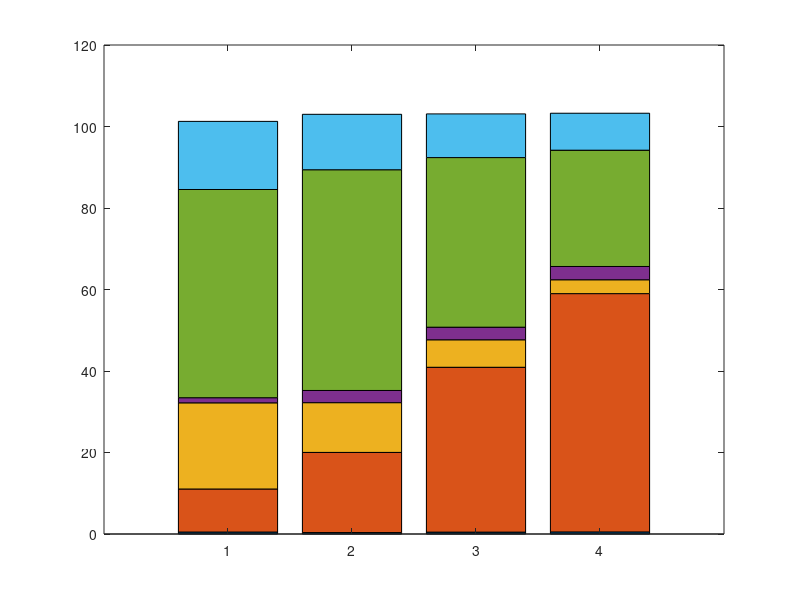

Write the MATLAB code that produced this figure. (Note: this script raises an error after producing the figure.)
function[] = cqrrpt_inner_speed()
    Data_in = dlmread('DATA_in/CQRRP_inner_speed_16384_cols_16384_b_sz_start_256_b_sz_end_2048_d_factor_1.250000.txt');

    Data_out = [];

    size(Data_in)

    for i = 1:size(Data_in, 1)

        Data_out(i, 1) = 100 * Data_in(i, 1)                  /Data_in(i, 12); %#ok<AGROW> % SASO
        %Data_out(i, 2) = 100 * Data_in(i, 2)                  /Data_in(i, 12); %#ok<AGROW> % Preallocation
        Data_out(i, 2) = 100 * Data_in(i, 3)                  /Data_in(i, 12); %#ok<AGROW> % QRCP
        Data_out(i, 3) = 100 * Data_in(i, 4)                  /Data_in(i, 12); %#ok<AGROW> % Preconditioning
        Data_out(i, 4) = 100 * Data_in(i, 5)                  /Data_in(i, 12); %#ok<AGROW> % CholQR
        %Data_out(i, 6) = 100 * Data_in(i, 6)                  /Data_in(i, 12); %#ok<AGROW> % Reconstruction
        Data_out(i, 5) = 100 * Data_in(i, 7)                  /Data_in(i, 12); %#ok<AGROW> % Updating1
        %Data_out(i, 6) = 100 * Data_in(i, 8)                  /Data_in(i, 12); %#ok<AGROW> % Updating2
        %Data_out(i, 6) = 100 * Data_in(i, 9)                  /Data_in(i, 12); %#ok<AGROW> % Updating3
        %Data_out(i, 6) = 100 * Data_in(i, 10)                 /Data_in(i, 12); %#ok<AGROW> % r_piv
        
        Data_out(i, 6) = 100 * (Data_in(i, 11) + Data_in(i, 8) + Data_in(i, 9) + Data_in(i, 10) + Data_in(i, 6) + Data_in(i, 2) ) /Data_in(i, 12); %#ok<AGROW> % rest
    end

    bplot = bar(Data_out,'stacked');
    bplot(1).FaceColor = 'cyan';
    bplot(2).FaceColor = 'blue';
    bplot(3).FaceColor = 'red';
    bplot(4).FaceColor = 'black';
    bplot(5).FaceColor = '#EDB120';
    bplot(6).FaceColor = 'green';
    
    bplot(1).FaceAlpha = 0.8;
    bplot(2).FaceAlpha = 0.8;
    bplot(3).FaceAlpha = 0.8;
    bplot(4).FaceAlpha = 0.8;
    bplot(5).FaceAlpha = 0.8;
    bplot(6).FaceAlpha = 0.8;
    
    lgd = legend('SASO','QRCP', 'Precond', 'CholQR', 'Updating', 'Other')
    legend('Location','northeastoutside'); 
    set(gca,'XTickLabel',{'256', '', '1024', ''});
    ylim([0 100]);
    ax = gca;
    ax.FontSize = 23; 
    lgd.FontSize = 15;

    saveas(gcf,'DATA_out/CQRRP_inner_speed_16384_cols_16384_b_sz_start_256_b_sz_end_2048_d_factor_1.250000.png')
end